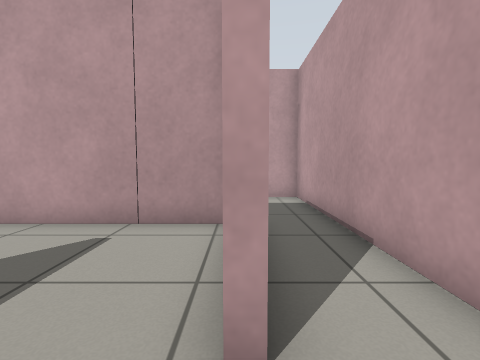
View 1 (above)

24 first-person views from a walk through a robot-simulator world made for Gazebo. The camera is 0.71 m above the floor, tilts 4° down and sees 85° across. The floor is counted in squares, 0.5 m on a side. Each view is taken from the middle of a square. On the plan, view 1 faces up. The plan holds only what a view shows up to about 13 squares ahead; the rest is blank.

View 2
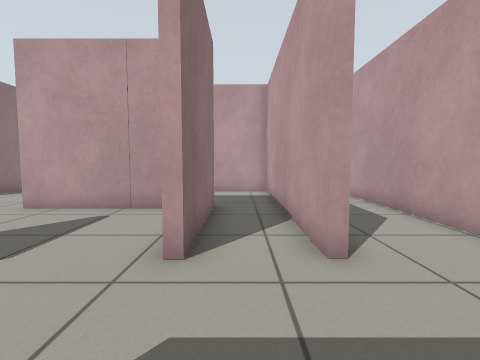

View 3
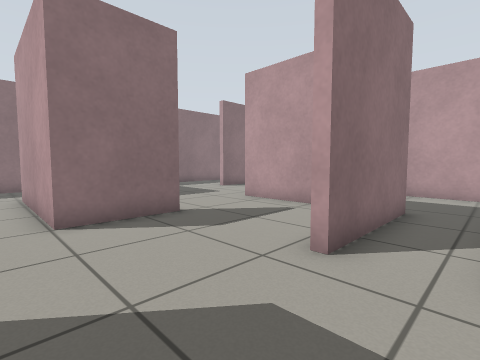

View 4
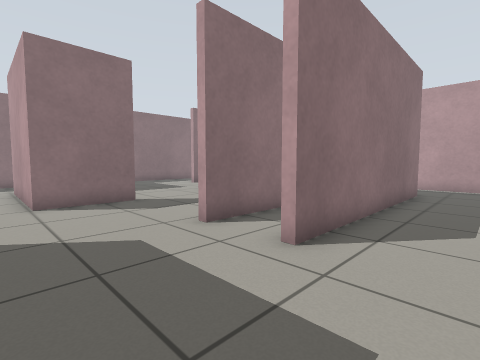

View 5
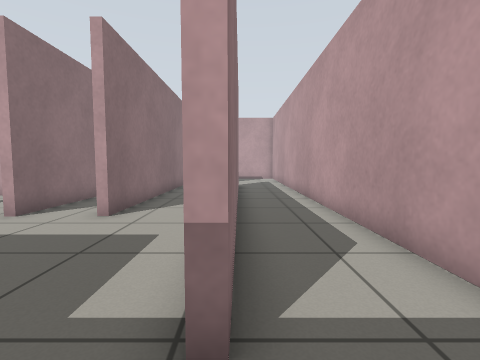

View 6
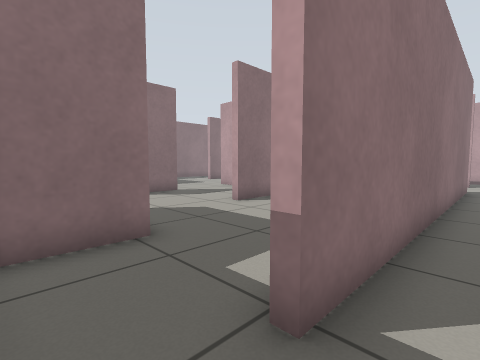

View 7
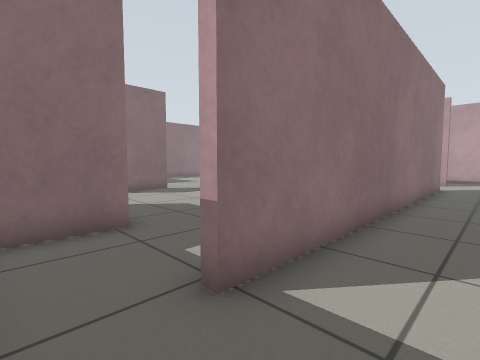

View 8
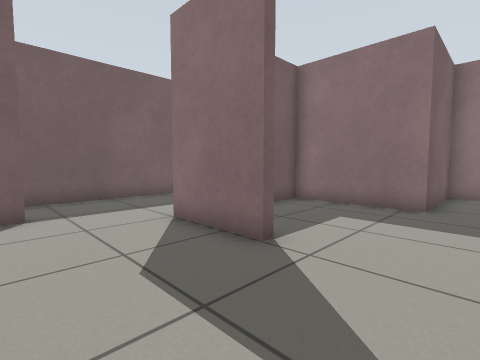

View 9
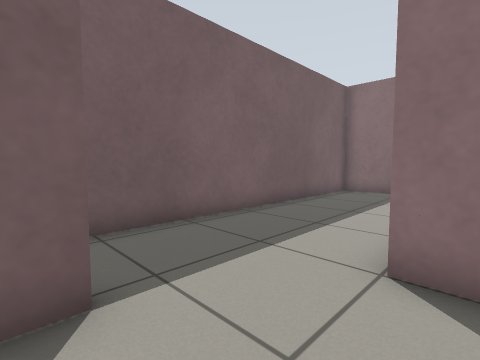

View 10
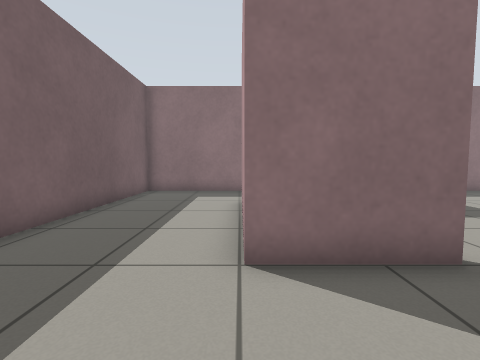

View 11
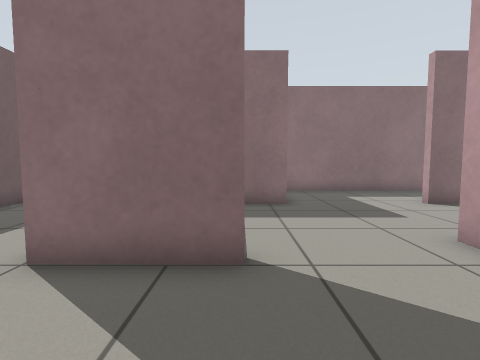

View 12
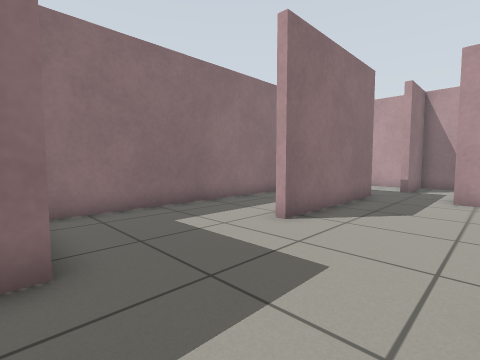

View 13
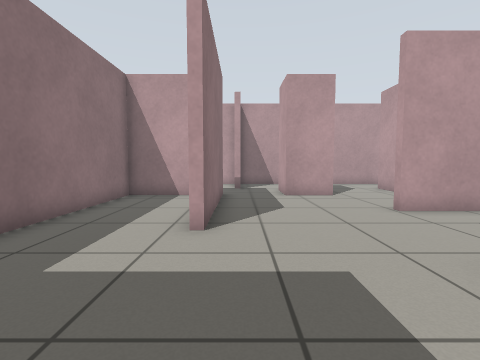

View 14
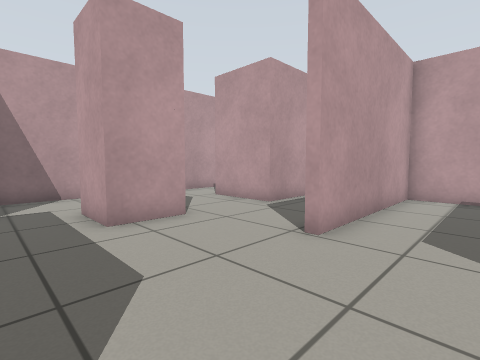

View 15
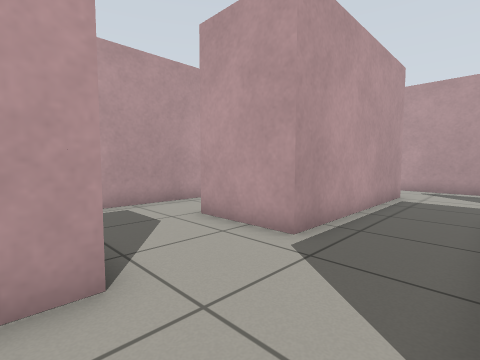

View 16
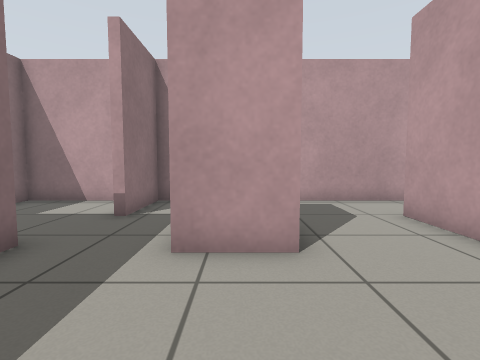

View 17
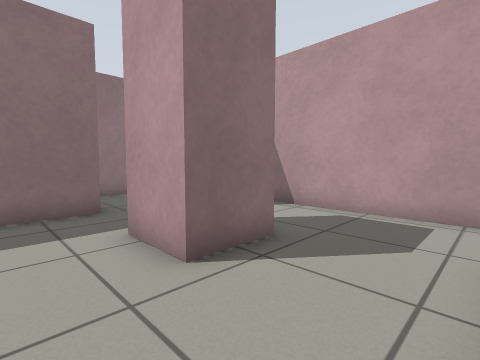

View 18
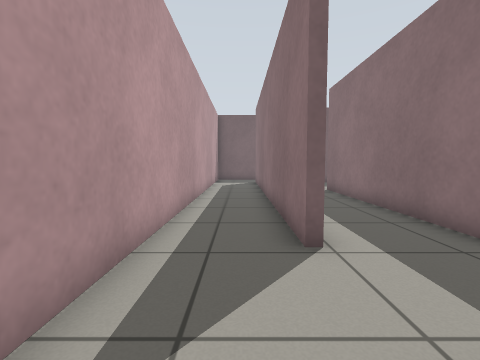

View 19
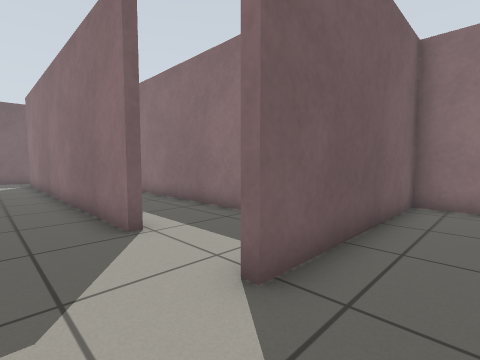

View 20
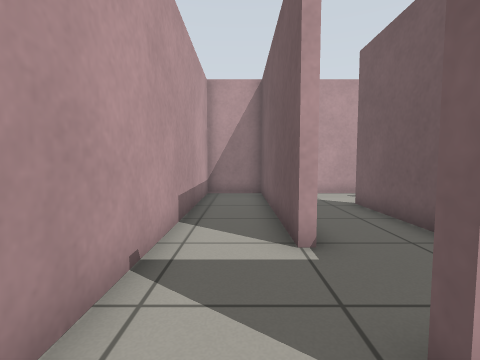

View 21
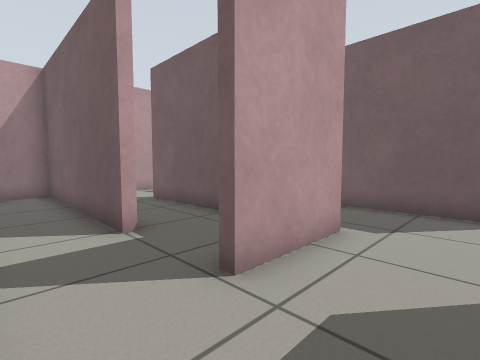

View 22
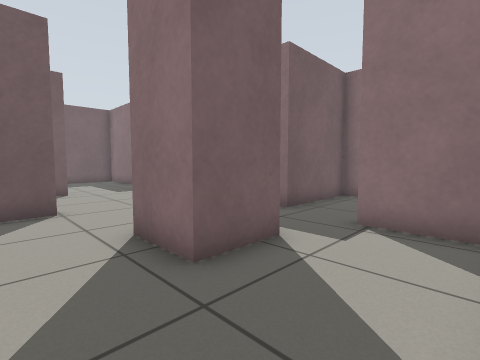

View 23
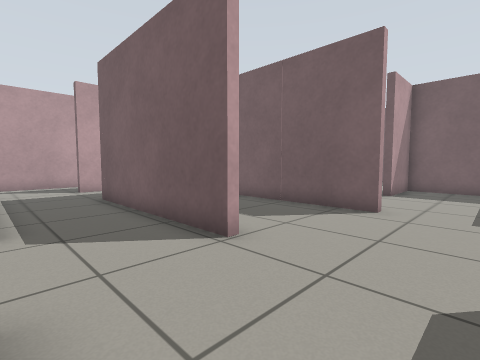

View 24
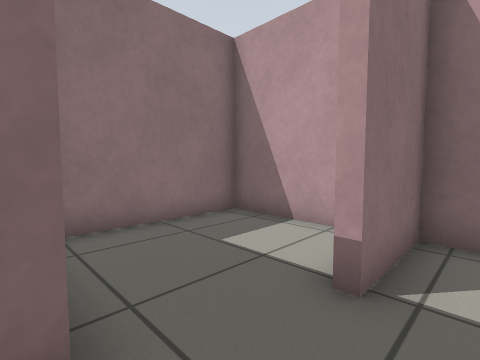

### Floor plan
Points are (right, up) in squares from view 1. A wall is a line through its corners. A room is listed if a view was taken in it or the views show most of it. See-through windows are left out.
Room 1 (views 1, 2, 3, 4, 6, 7, 17)
walls: (5.6, 2.9) (5.6, 10.7) (5.9, 10.7) (5.9, -3.3); (8.7, -2.1) (8.7, 14.6); (5.9, 13.8) (-1.7, 13.8); (-2.5, 10.7) (2.6, 10.7) (2.6, 1.6)
ways out: opening at (4, -3) to room 2; opening at (6, -4.5) to room 2; opening at (0, -0.5) to room 4; opening at (1.5, 1) to room 5; opening at (-2, 12.5) to room 6; opening at (7, 14) to room 7
Room 2 (view 5)
walls: (5.9, -3.3) (5.5, -3.3); (2.3, -2.6) (2.3, -4.9)
ways out: opening at (4, -3) to room 1; opening at (6, -4.5) to room 1
Room 3 (views 8, 11)
walls: (-0.4, 5.9) (-5.6, 5.9)
ways out: opening at (-2.5, 2) to room 4; opening at (-5, 4) to room 5
Room 4 (views 9, 10)
walls: (-4.5, 2.1) (-4.5, -0.9) (-10.1, -0.9); (-1.7, -2.7) (-1, -2.7); (-13.7, -0.5) (-13.7, -5.4) (-1.9, -5.4)
ways out: opening at (0, -0.5) to room 1; opening at (-2.5, 2) to room 3
Room 5 (views 12, 13, 14, 16)
walls: (-5.6, 6.2) (-0.1, 6.2); (0.2, 6.2) (0.2, 1.6); (-9.7, 3.6) (-9.7, -0.6) (-4.8, -0.6) (-4.8, 2.1); (-9.7, 10.6) (-9.7, 8.3) (-10.1, 8.3); (2.3, 1.6) (2.3, 10.4) (-4.5, 10.4)
ways out: opening at (1.5, 1) to room 1; opening at (-5, 4) to room 3; opening at (-7, 11) to room 6; opening at (-10, 6.5) to room 8
Room 6 (views 15, 20, 21, 22, 23, 24)
walls: (-1.7, 13.8) (-1.7, 16.9); (-7.1, 16) (-5.1, 16) (-5.1, 14) (-7.1, 14); (-4.5, 10.7) (-2.5, 10.7); (-1.5, 19.4) (-9, 19.4) (-9, 16.8); (-9.7, 14.3) (-9.7, 10.6)
ways out: opening at (-2, 12.5) to room 1; opening at (-7, 11) to room 5; opening at (-1, 18) to room 7; opening at (-8.5, 14) to room 9; opening at (-8, 17) to room 9
Room 7 (views 18, 19)
walls: (1.2, 16.6) (1.2, 17) (8.7, 17) (8.7, 19.4) (-1.5, 19.4); (-1.4, 15.8) (-1.4, 14.1) (5.9, 14.1)
ways out: opening at (7, 14) to room 1; opening at (-1, 18) to room 6
Room 8 (no view inside)
walls: (-11.1, 14) (-13.7, 14) (-13.7, 3.6) (-9.7, 3.6)
ways out: opening at (-10, 6.5) to room 5
Room 9 (no view inside)
walls: (-9, 16.8) (-9.4, 16.8); (-10.5, 19.4) (-13.7, 19.4) (-13.7, 14.3) (-9.7, 14.3); (-7.1, 14) (-7.1, 16)
ways out: opening at (-8.5, 14) to room 6; opening at (-8, 17) to room 6

Positions as (right, up) in squares from view 1, and headings:
1: (0, 0), facing up
2: (1, -2), facing up
3: (2, -2), facing up-left
4: (5, -2), facing up-left
5: (6, -5), facing up
6: (7, -5), facing up-left
7: (8, -5), facing up-left
8: (-1, 5), facing down-left
9: (-1, 0), facing down-left
10: (-1, -1), facing left
11: (-1, 2), facing left
12: (-6, 3), facing up-left
13: (-9, 3), facing up
14: (-9, 8), facing up-right
15: (-6, 11), facing up-right
16: (-6, 10), facing up
17: (-2, 12), facing up-left
18: (7, 15), facing down
19: (8, 16), facing down-left
20: (-3, 18), facing right
21: (-4, 19), facing down-right
22: (-3, 19), facing down-left
23: (-8, 14), facing down-right
24: (-8, 14), facing up-left
